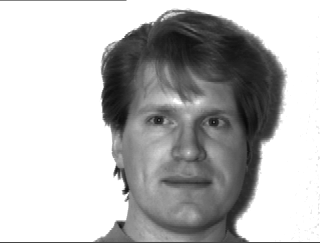
#> input picture yalefaces/subject01.gif, 320 x 243 px; its folder holds only this picture in this run
$ python imageproc.py   (Python 2 division)
#> lines starting #> are read from the running program, lines starting #| are printed output that depends on the picture
import cv2, os
from numpy import *
import numpy as np
from PIL import Image
from sklearn.decomposition import PCA, RandomizedPCA
from sklearn.grid_search import GridSearchCV
from sklearn.naive_bayes import GaussianNB
import matplotlib.pyplot as plt
from sklearn.svm import SVC

cascadeLocation = "haarcascade_frontalface_default.xml"
faceCascade = cv2.CascadeClassifier(cascadeLocation)

def prepare_dataset(directory):
#> called with directory = 'yalefaces'
	paths = [os.path.join(directory, filename) for filename in os.listdir(directory) if "sad" not in filename]
	images = []
	labels = []
	row = 140
	col = 140
	for image_path in paths:
		image_pil = Image.open(image_path).convert('L')
#> image_pil is the input picture: PIL image 320x243 L; min 9, max 255, mean 184.5
		image = np.array(image_pil, 'uint8')
		nbr = int(os.path.split(image_path)[1].split('.')[0].replace("subject",""))
		faces = faceCascade.detectMultiScale(image)
#> faces = [[112, 66, 150, 150]]
		for (x,y,w,h) in faces:
			images.append(image[y:y+col,x:x+row])
			labels.append(nbr)
			cv2.imshow("Reading Faces ",image[y:y+col,x:x+row])
			cv2.waitKey(50)
#> this loop made 1 pass
#> pass 1, in prepare_dataset, `cv2.imshow("Reading Faces ",image[y:y+col,x:x+row])`:
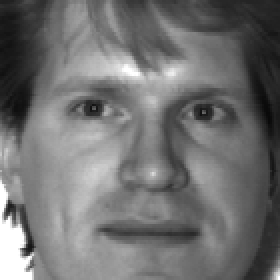
#> window 'Reading Faces ': shape (140, 140) (shown 2 times larger); min 9, max 255, mean 112.9
#> after the loop, images = 1 item; labels = [1]
	return images,labels, row, col

directory = 'yalefaces'
images, labels, row, col = prepare_dataset(directory)
#> images = 1 item; labels = [1]; row = 140; col = 140
n_components = 10
cv2.destroyAllWindows()
#> (the run stopped early here; a loop or call above may not have finished)
